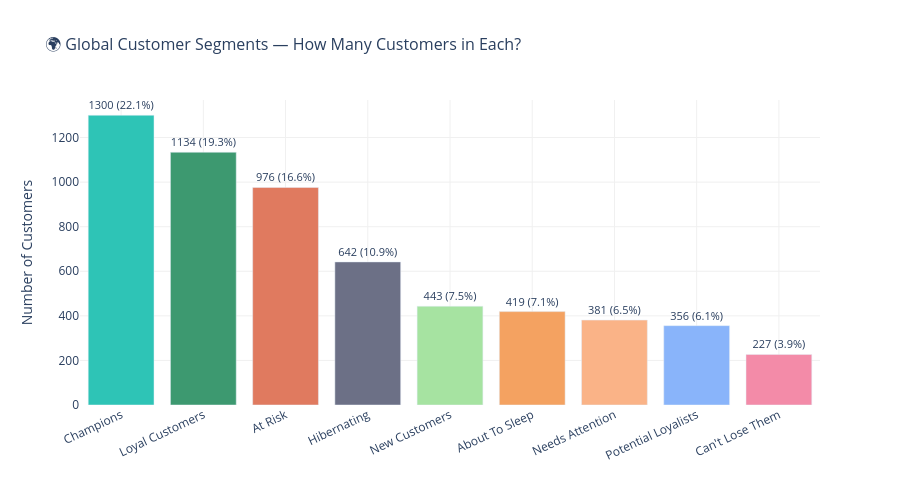

Source (notebook cell):
### Code cell
# ══════════════════════════════════════════════════════
# VISUALISATION 1: Segment Distribution — Global
# ══════════════════════════════════════════════════════
import plotly.express as px
import plotly.graph_objects as go
from plotly.subplots import make_subplots

# Colour map for segments — consistent across all charts
COLORS = {
    'Champions'          : '#2EC4B6',
    'Loyal Customers'    : '#3D9970',
    'Potential Loyalists': '#89B4FA',
    'New Customers'      : '#A6E3A1',
    'Needs Attention'    : '#FAB387',
    'About To Sleep'     : '#F4A261',
    'At Risk'            : '#E07A5F',
    "Can't Lose Them"    : '#F38BA8',
    'Hibernating'        : '#6C7086'
}

# ── Prepare data ──────────────────────────────────────
seg_plot = rfm['Segment'].value_counts().reset_index()
seg_plot.columns = ['Segment', 'Count']
seg_plot['Percentage'] = (seg_plot['Count'] / len(rfm) * 100).round(1)
seg_plot['Label'] = seg_plot['Count'].astype(str) + ' (' + seg_plot['Percentage'].astype(str) + '%)'

# ── Create bar chart ──────────────────────────────────
fig1 = px.bar(
    seg_plot,
    x='Segment',
    y='Count',
    color='Segment',
    color_discrete_map=COLORS,
    text='Label',
    title='🌍 Global Customer Segments — How Many Customers in Each?',
    labels={'Count': 'Number of Customers', 'Segment': ''}
)

fig1.update_traces(textposition='outside', textfont_size=11)
fig1.update_layout(
    showlegend=False,
    xaxis_tickangle=-25,
    plot_bgcolor='white',
    height=500,
    title_font_size=16,
    xaxis=dict(gridcolor='#f0f0f0'),
    yaxis=dict(gridcolor='#f0f0f0')
)

fig1.show()
print("✅ Chart 1 created!")

### Figure 1 — Plotly figure (JSON) as saved in the notebook; plotly's stock layout.template omitted (floating-point values rounded to 4 significant figures)
{"data": [{"hovertemplate": "=%{x}<br>Number of Customers=%{y}<br>Label=%{text}<extra></extra>", "legendgroup": "Champions", "marker": {"color": "#2EC4B6", "pattern": {"shape": ""}}, "name": "Champions", "orientation": "v", "showlegend": true, "text": ["1300 (22.1%)"], "textfont": {"size": 11}, "textposition": "outside", "type": "bar", "x": ["Champions"], "xaxis": "x", "y": [1300], "yaxis": "y"}, {"hovertemplate": "=%{x}<br>Number of Customers=%{y}<br>Label=%{text}<extra></extra>", "legendgroup": "Loyal Customers", "marker": {"color": "#3D9970", "pattern": {"shape": ""}}, "name": "Loyal Customers", "orientation": "v", "showlegend": true, "text": ["1134 (19.3%)"], "textfont": {"size": 11}, "textposition": "outside", "type": "bar", "x": ["Loyal Customers"], "xaxis": "x", "y": [1134], "yaxis": "y"}, {"hovertemplate": "=%{x}<br>Number of Customers=%{y}<br>Label=%{text}<extra></extra>", "legendgroup": "At Risk", "marker": {"color": "#E07A5F", "pattern": {"shape": ""}}, "name": "At Risk", "orientation": "v", "showlegend": true, "text": ["976 (16.6%)"], "textfont": {"size": 11}, "textposition": "outside", "type": "bar", "x": ["At Risk"], "xaxis": "x", "y": [976], "yaxis": "y"}, {"hovertemplate": "=%{x}<br>Number of Customers=%{y}<br>Label=%{text}<extra></extra>", "legendgroup": "Hibernating", "marker": {"color": "#6C7086", "pattern": {"shape": ""}}, "name": "Hibernating", "orientation": "v", "showlegend": true, "text": ["642 (10.9%)"], "textfont": {"size": 11}, "textposition": "outside", "type": "bar", "x": ["Hibernating"], "xaxis": "x", "y": [642], "yaxis": "y"}, {"hovertemplate": "=%{x}<br>Number of Customers=%{y}<br>Label=%{text}<extra></extra>", "legendgroup": "New Customers", "marker": {"color": "#A6E3A1", "pattern": {"shape": ""}}, "name": "New Customers", "orientation": "v", "showlegend": true, "text": ["443 (7.5%)"], "textfont": {"size": 11}, "textposition": "outside", "type": "bar", "x": ["New Customers"], "xaxis": "x", "y": [443], "yaxis": "y"}, {"hovertemplate": "=%{x}<br>Number of Customers=%{y}<br>Label=%{text}<extra></extra>", "legendgroup": "About To Sleep", "marker": {"color": "#F4A261", "pattern": {"shape": ""}}, "name": "About To Sleep", "orientation": "v", "showlegend": true, "text": ["419 (7.1%)"], "textfont": {"size": 11}, "textposition": "outside", "type": "bar", "x": ["About To Sleep"], "xaxis": "x", "y": [419], "yaxis": "y"}, {"hovertemplate": "=%{x}<br>Number of Customers=%{y}<br>Label=%{text}<extra></extra>", "legendgroup": "Needs Attention", "marker": {"color": "#FAB387", "pattern": {"shape": ""}}, "name": "Needs Attention", "orientation": "v", "showlegend": true, "text": ["381 (6.5%)"], "textfont": {"size": 11}, "textposition": "outside", "type": "bar", "x": ["Needs Attention"], "xaxis": "x", "y": [381], "yaxis": "y"}, {"hovertemplate": "=%{x}<br>Number of Customers=%{y}<br>Label=%{text}<extra></extra>", "legendgroup": "Potential Loyalists", "marker": {"color": "#89B4FA", "pattern": {"shape": ""}}, "name": "Potential Loyalists", "orientation": "v", "showlegend": true, "text": ["356 (6.1%)"], "textfont": {"size": 11}, "textposition": "outside", "type": "bar", "x": ["Potential Loyalists"], "xaxis": "x", "y": [356], "yaxis": "y"}, {"hovertemplate": "=%{x}<br>Number of Customers=%{y}<br>Label=%{text}<extra></extra>", "legendgroup": "Can't Lose Them", "marker": {"color": "#F38BA8", "pattern": {"shape": ""}}, "name": "Can't Lose Them", "orientation": "v", "showlegend": true, "text": ["227 (3.9%)"], "textfont": {"size": 11}, "textposition": "outside", "type": "bar", "x": ["Can't Lose Them"], "xaxis": "x", "y": [227], "yaxis": "y"}], "layout": {"barmode": "relative", "height": 500, "legend": {"title": {"text": ""}, "tracegroupgap": 0}, "plot_bgcolor": "white", "showlegend": false, "title": {"font": {"size": 16}, "text": "🌍 Global Customer Segments — How Many Customers in Each?"}, "xaxis": {"anchor": "y", "categoryarray": ["Champions", "Loyal Customers", "At Risk", "Hibernating", "New Customers", "About To Sleep", "Needs Attention", "Potential Loyalists", "Can't Lose Them"], "categoryorder": "array", "domain": [0, 1], "gridcolor": "#f0f0f0", "tickangle": -25, "title": {"text": ""}}, "yaxis": {"anchor": "x", "domain": [0, 1], "gridcolor": "#f0f0f0", "title": {"text": "Number of Customers"}}}}
